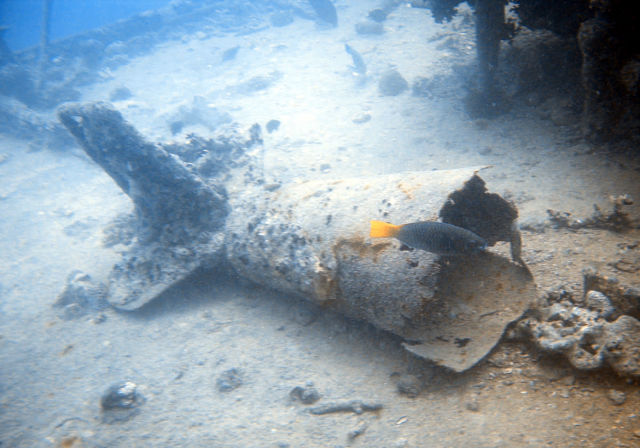
#> input picture data/uieb/reference/uieb_139img.png, 640 x 448 px; its folder holds only this picture in this run
$ python q2.py --input data/uieb/reference --output out
#> lines starting #> are read from the running program, lines starting #| are printed output that depends on the picture
"""
CENG 466 - THE1 - Question 2: Underwater image enhancement (UIEB dataset)

Student 1: Damla Paşaoğlu
Student 2: Ali AKın Duyar 2633147

Usage:
    python q2.py --input <folder of raw underwater images> --output <output folder>
Examples:
    python q2.py --input data/uieb/raw --output outputs/q2          (the given images)
    python q2.py --input test/uieb/raw --output test_outputs/q2     (the test images, after the deadline)
Outputs keep the input file names and sizes.

Develop, tune and report on the given pairs (data/uieb/raw, data/uieb/reference):
    python evaluate.py outputs/q2 data/uieb/reference
The test images are shared only AFTER submission: you must then run this
file UNCHANGED on them. Make sure it runs on any folder of images.

Rules:
  * enhance_underwater(): spatial-domain techniques only (no Fourier/wavelet, no
    machine learning, no neural networks or pretrained models). It may use simple
    statistics computed from the given references (e.g. a target histogram).
    Same pipeline and parameters for every image. It is re-used unchanged in Question 3.

Pipeline (all spatial domain):
    1. Red-channel compensation   -> undo the strong absorption of red light in water
    2. Underwater dehazing (UDCP) -> remove the fog caused by scattering
    3. Histogram specification    -> match the L*a*b* histograms of the given references
"""

import argparse
import os

import cv2
import numpy as np

# the given references, e.g. for a target histogram
GIVEN_REF = os.path.join(os.path.dirname(os.path.abspath(__file__)), "data", "uieb", "reference")

# ---- one fixed parameter set, used for every image (chosen with tune_q2.py) ----
RED_ALPHA = 1.0         # strength of red compensation
PATCH = 15              # dark-channel window size (pixels)
OMEGA = 0.60            # fraction of the haze removed (< 1 keeps a depth cue)
T_MIN = 0.45            # lower bound on transmission (limits noise amplification)
GF_R, GF_EPS = 30, 1e-3 # guided-filter radius / regularisation
HIST_BLEND = 0.6        # 0 = no specification, 1 = full specification

# ablation switch: put "red", "dehaze" and/or "hist" in here to disable a step
SKIP = set()


def _to_float(img):
    return img.astype(np.float32) / 255.0


def _to_uint8(img):
    return np.clip(img * 255.0 + 0.5, 0, 255).astype(np.uint8)


# ---------------------------------------------------------------------------
# Technique 1: red-channel compensation
# ---------------------------------------------------------------------------
def compensate_red(f, alpha=None):
    """
    Red light is absorbed fastest in water, green survives. Move some of the
    green signal into red:

        R_c = R + alpha * (mean_G - mean_R) * (1 - R) * G

    Controls against over-reddening:
      * proportional to G: red is added only where there is scene signal,
        and the noise in R is never multiplied;
      * (1 - R): pixels that are already red get almost nothing;
      * zero when red is not attenuated, and mean(R_c) can never exceed mean(G).
    """
    alpha = RED_ALPHA if alpha is None else alpha
    b, g, r = cv2.split(f)
    gap = float(g.mean() - r.mean())
    if gap <= 0:
        return f
    boost = gap * (1.0 - r) * g
    alpha = min(alpha, gap / (float(boost.mean()) + 1e-6))
    return cv2.merge([b, g, np.clip(r + alpha * boost, 0, 1)])


# ---------------------------------------------------------------------------
# Technique 2: dehazing with the underwater dark channel prior
# ---------------------------------------------------------------------------
def guided_filter(guide, p, r, eps):
    """Edge-preserving smoothing of p, steered by guide (box filters only)."""
    k = (2 * r + 1, 2 * r + 1)
    m = lambda x: cv2.boxFilter(x, -1, k)
    mI, mp = m(guide), m(p)
    a = (m(guide * p) - mI * mp) / (m(guide * guide) - mI * mI + eps)
    b = mp - a * mI
    return m(a) * guide + m(b)


def dehaze(f):
    """
    Scattering model:  I = J*t + A*(1 - t)
      J = clear scene, t = transmission, A = background (water) light.
    In a haze-free patch some channel is close to 0, so the patch minimum
    measures the haze. Red is dark everywhere underwater because of
    absorption, so only G and B are used (underwater dark channel prior).
    """
    kernel = cv2.getStructuringElement(cv2.MORPH_RECT, (PATCH, PATCH))
    dark = cv2.erode(np.minimum(f[:, :, 0], f[:, :, 1]), kernel)      # min filter

    # background light A: mean colour of the 0.1% haziest pixels
    n = max(1, dark.size // 1000)
    idx = np.argpartition(dark.ravel(), -n)[-n:]
    A = np.clip(f.reshape(-1, 3)[idx].mean(axis=0), 0.05, 1.0)

    # transmission, refined by a guided filter to avoid blocky halos
    norm = np.minimum(f[:, :, 0] / A[0], f[:, :, 1] / A[1])
    t = 1.0 - OMEGA * cv2.erode(norm, kernel)
    gray = cv2.cvtColor(f, cv2.COLOR_BGR2GRAY)
    t = np.clip(guided_filter(gray, t.astype(np.float32), GF_R, GF_EPS), T_MIN, 1.0)

    J = (f - A) / t[:, :, None] + A
    return np.clip(J, 0, 1)


# ---------------------------------------------------------------------------
# Technique 3: histogram specification to the given references
# ---------------------------------------------------------------------------
_TARGET = None   # cached in memory, computed once per run


def _lab_hist(img_u8):
    lab = cv2.cvtColor(img_u8, cv2.COLOR_BGR2LAB)
    return np.stack([np.bincount(lab[:, :, c].ravel(), minlength=256)
                     for c in range(3)]).astype(np.float64)


def load_target_hist():
    """Average normalised L*, a*, b* histograms of the GIVEN references
    (never the test references). Returns None if they are not available."""
    global _TARGET
    if _TARGET is None and os.path.isdir(GIVEN_REF):
        hists = []
        for name in sorted(os.listdir(GIVEN_REF)):
            ref = cv2.imread(os.path.join(GIVEN_REF, name), cv2.IMREAD_COLOR)
            if ref is not None:
                h = _lab_hist(ref)
                hists.append(h / h.sum(axis=1, keepdims=True))
        if hists:
            _TARGET = np.mean(hists, axis=0)
    return _TARGET


def _match_channel(ch, target_hist):
    """Textbook specification z = G^-1(T(r)), using the two CDFs."""
    src_cdf = np.cumsum(np.bincount(ch.ravel(), minlength=256)) / ch.size
    tgt_cdf = np.cumsum(target_hist) / target_hist.sum()
    lut = np.clip(np.searchsorted(tgt_cdf, src_cdf), 0, 255).astype(np.float32)
    return lut[ch]


def specify_histogram(f, target, beta=None):
    """
    L*     -> brightness / contrast like the references
    a*, b* -> colour distribution like the references (removes leftover cast)
    Blended with the input (beta) so each image keeps its own character.
    """
    beta = HIST_BLEND if beta is None else beta
    lab = cv2.cvtColor(_to_uint8(f), cv2.COLOR_BGR2LAB)
    out = lab.astype(np.float32)
    for c in range(3):
        out[:, :, c] = (1 - beta) * lab[:, :, c] + beta * _match_channel(lab[:, :, c], target[c])
    out = np.clip(out + 0.5, 0, 255).astype(np.uint8)
    return _to_float(cv2.cvtColor(out, cv2.COLOR_LAB2BGR))


# ---------------------------------------------------------------------------
def enhance_underwater(img):
    """
    img : uint8 array of shape (H, W, 3), BGR (as read by cv2.imread)
    returns : uint8 array of shape (H, W, 3), BGR

    Combine at least THREE spatial-domain techniques. Write each technique
    as a separate helper function so that it is easy to follow.
    """
    f = _to_float(img)
    if "red" not in SKIP:
        f = compensate_red(f)          # 1. absorption
    if "dehaze" not in SKIP:
        f = dehaze(f)                  # 2. scattering
    if "hist" not in SKIP:
        target = load_target_hist()
        if target is not None:         # skipped only if data/uieb/reference is missing
            f = specify_histogram(f, target, beta= 0.7)
    return _to_uint8(f)


def run(fn, in_dir, out_dir):
    os.makedirs(out_dir, exist_ok=True)
    for name in sorted(os.listdir(in_dir)):
        img = cv2.imread(os.path.join(in_dir, name), cv2.IMREAD_COLOR)
        if img is None:
            continue
        cv2.imwrite(os.path.join(out_dir, name), fn(img))
        print(f"saved {os.path.join(out_dir, name)}")


def main():
    ap = argparse.ArgumentParser()
    ap.add_argument("--input", required=True, help="folder of raw underwater images")
    ap.add_argument("--output", required=True, help="output folder")
    args = ap.parse_args()
    run(enhance_underwater, args.input, args.output)
#> in run, img is the input picture: shape (448, 640, 3); mean B, G, R 167.6, 156.3, 140.2
#> in compensate_red, `b, g, r = cv2.split(f)`:
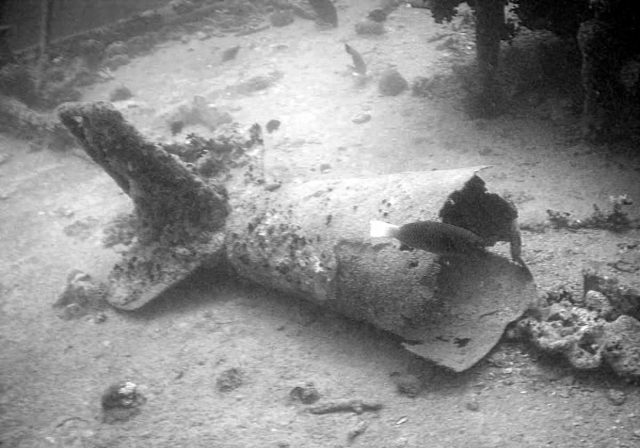
#> r: shape (448, 640) float32; min 0, max 1, mean 0.55
#> in compensate_red, `gap = float(g.mean() - r.mean())`: gap = 0.063
#> in compensate_red, `boost = gap * (1.0 - r) * g`:
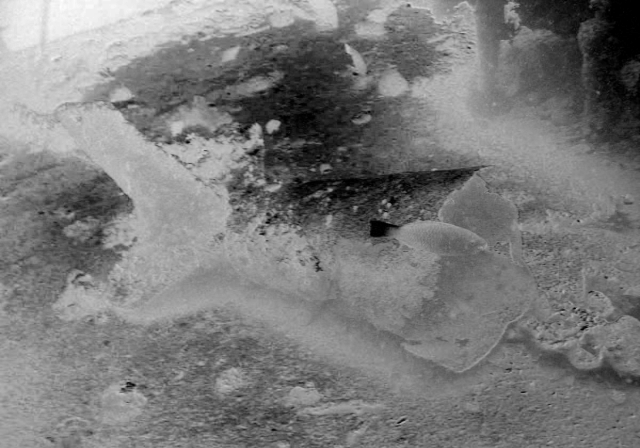
#> boost: shape (448, 640) float32; min 0, max 0.0293, mean 0.0141; drawn with min black and max white
#> in compensate_red, `alpha = min(alpha, gap / (float(boost.mean()) + 1e-6))`: alpha = 1
#> in dehaze, `dark = cv2.erode(np.minimum(f[:, :, 0], f[:, :, 1]), kernel)`:
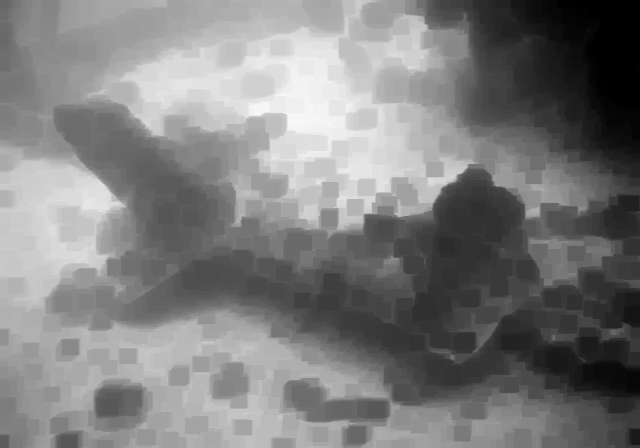
#> dark: shape (448, 640) float32; min 0, max 0.973, mean 0.494
#> in dehaze, `idx = np.argpartition(dark.ravel(), -n)[-n:]`: idx = 286 values, max 80970 at index 0, min 55345 at index 39, mean 74765.9
#> in dehaze, `A = np.clip(f.reshape(-1, 3)[idx].mean(axis=0), 0.05, 1.0)`: A = [0.991, 0.992, 0.967]
#> in guided_filter, `mI, mp = m(guide), m(p)`:
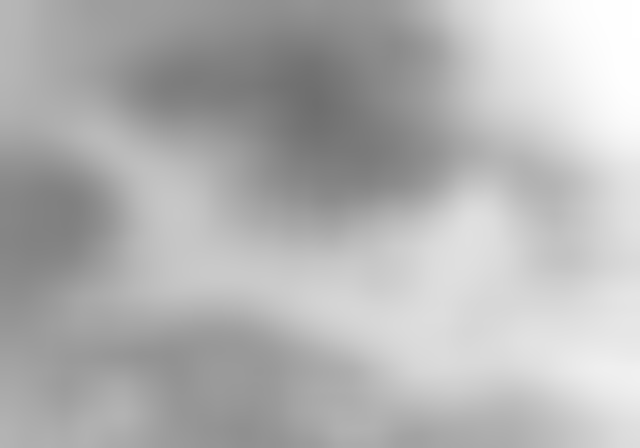
#> mp: shape (448, 640) float32; min 0.434, max 1, mean 0.701
#> in guided_filter, `a = (m(guide * p) - mI * mp) / (m(guide * guide) - mI * mI + eps)`:
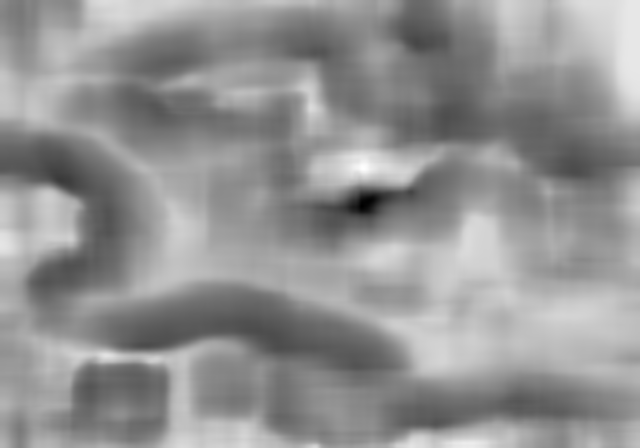
#> a: shape (448, 640) float32; min -0.858, max 0.0852, mean -0.314; drawn with min black and max white
#> in guided_filter, `b = mp - a * mI`:
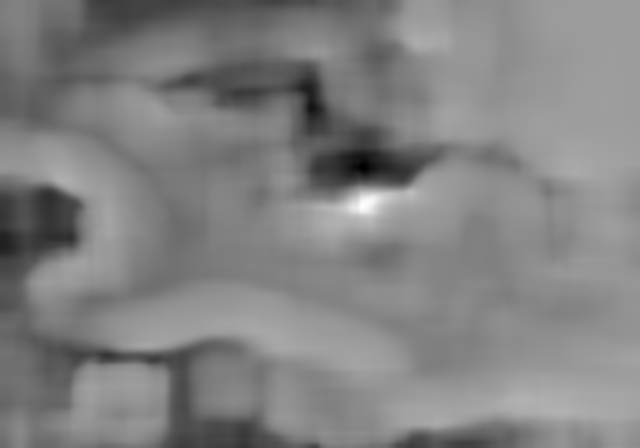
#> b: shape (448, 640) float32; min 0.415, max 1.37, mean 0.9; drawn with min black and max white
#> in _lab_hist, `lab = cv2.cvtColor(img_u8, cv2.COLOR_BGR2LAB)`: lab: shape (448, 640, 3); mean of channels 0, 1, 2 160.4, 125.8, 120.4
#> in specify_histogram, `lab = cv2.cvtColor(_to_uint8(f), cv2.COLOR_BGR2LAB)`: lab: shape (448, 640, 3); mean of channels 0, 1, 2 131.4, 128.4, 116.9
#> in specify_histogram, `out = lab.astype(np.float32)`: out: shape (448, 640, 3) float32; mean of channels 0, 1, 2 131.4, 128.4, 116.9
#> after the loop in specify_histogram, `for c in range(3):`: out: shape (448, 640, 3) float32; mean of channels 0, 1, 2 152, 126.7, 119.7
#> in specify_histogram, `out = np.clip(out + 0.5, 0, 255).astype(np.uint8)`: out: shape (448, 640, 3); mean of channels 0, 1, 2 152.1, 126.9, 119.7
#> in _to_float (call 2), `return img.astype(np.float32) / 255.0`:
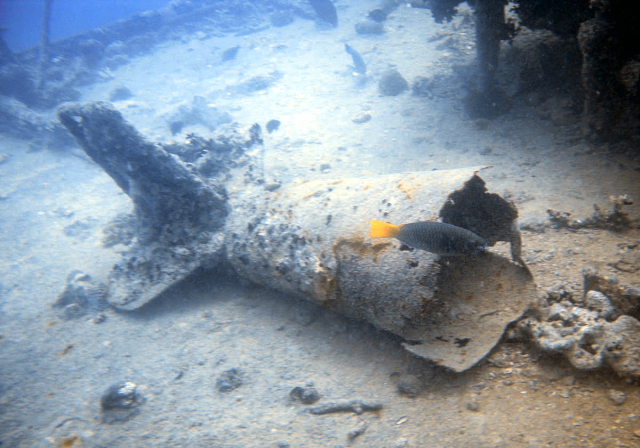
#> returned value: shape (448, 640, 3) float32; mean of channels 0, 1, 2 0.629, 0.578, 0.523; drawn as B, G, R


if __name__ == "__main__":
    main()

$ run again, on data/uieb/reference/uieb_615img.png
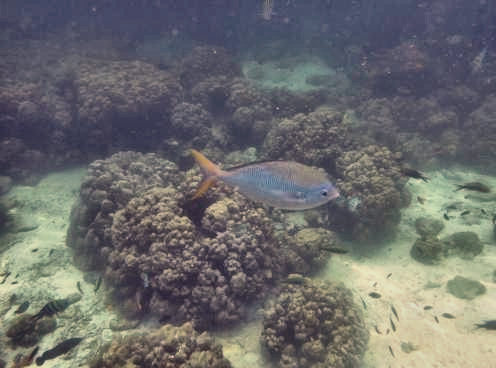
#> input picture data/uieb/reference/uieb_615img.png, 496 x 368 px
#> in run, img is the input picture: shape (368, 496, 3); mean B, G, R 107.9, 107.5, 107.2
#> gap = 0.00129
#> alpha = 1
#> in dehaze, `dark = cv2.erode(np.minimum(f[:, :, 0], f[:, :, 1]), kernel)`:
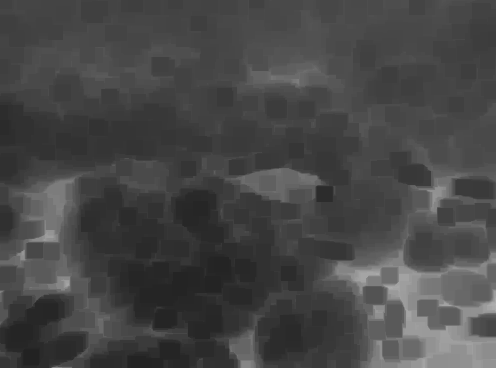
#> dark: shape (368, 496) float32; min 0.133, max 0.694, mean 0.278
#> idx = 182 values, max 182456 at index 110, min 135279 at index 97, mean 144859.4
#> A = [0.727, 0.861, 0.882]
#> in dehaze, `J = (f - A) / t[:, :, None] + A`:
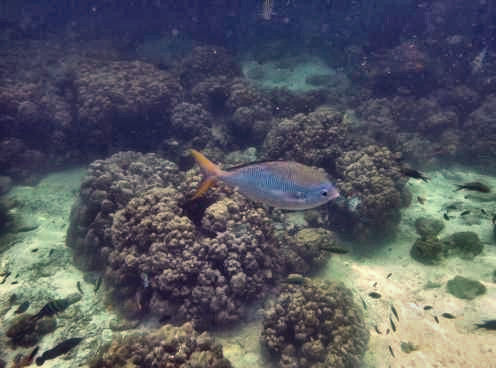
#> J: shape (368, 496, 3) float32; mean B, G, R 0.354, 0.323, 0.315; drawn with min black and max white

$ run again, on data/uieb/reference/uieb_683img.png
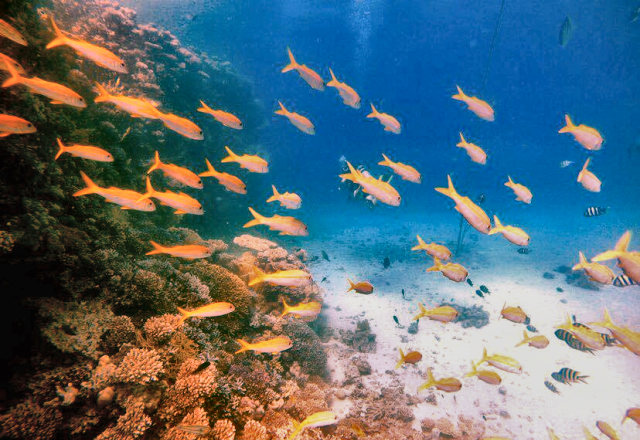
#> input picture data/uieb/reference/uieb_683img.png, 640 x 440 px
#> in run, img is the input picture: shape (440, 640, 3); mean B, G, R 120.1, 110.2, 88.4
#> gap = 0.0854
#> alpha = 1
#> in dehaze, `dark = cv2.erode(np.minimum(f[:, :, 0], f[:, :, 1]), kernel)`:
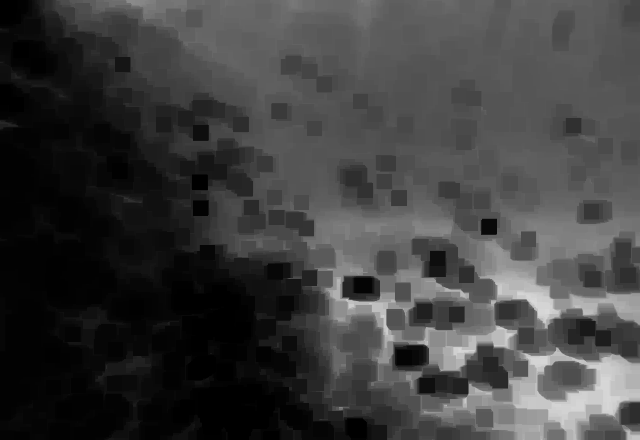
#> dark: shape (440, 640) float32; min 0, max 0.855, mean 0.245
#> idx = 281 values, max 261728 at index 137, min 188039 at index 10, mean 232201.6
#> A = [0.86, 0.867, 0.878]
#> in _to_float (call 2), `return img.astype(np.float32) / 255.0`:
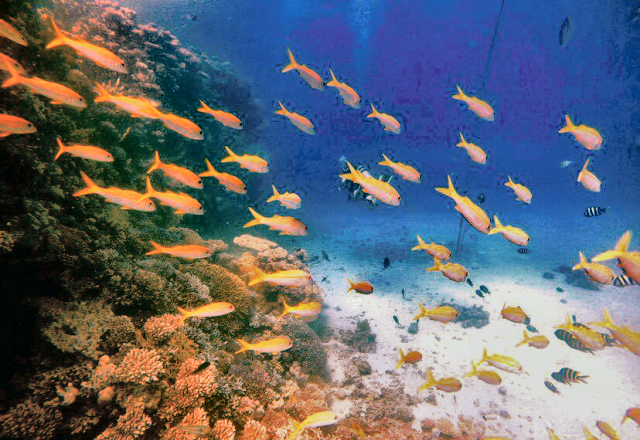
#> returned value: shape (440, 640, 3) float32; mean of channels 0, 1, 2 0.456, 0.412, 0.386; drawn as B, G, R

$ run again, on data/uieb/reference/uieb_702img.png
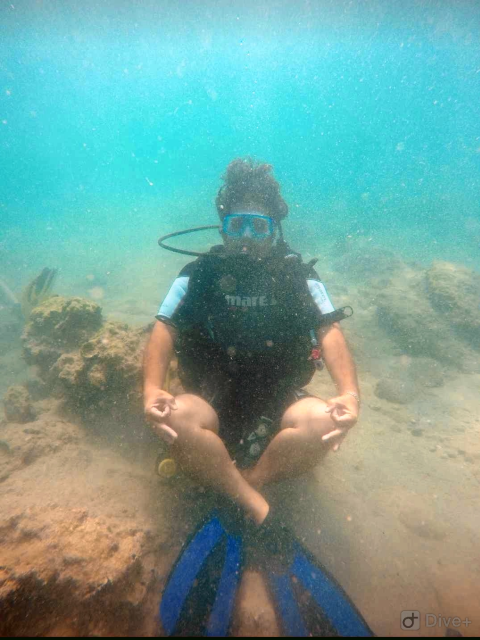
#> input picture data/uieb/reference/uieb_702img.png, 480 x 640 px
#> in run, img is the input picture: shape (640, 480, 3); mean B, G, R 152.5, 161, 116.2
#> gap = 0.176
#> alpha = 1
#> idx = 307 values, max 30887 at index 207, min 22828 at index 196, mean 27407.9
#> A = [0.985, 0.936, 0.594]
#> in _to_float (call 2), `return img.astype(np.float32) / 255.0`:
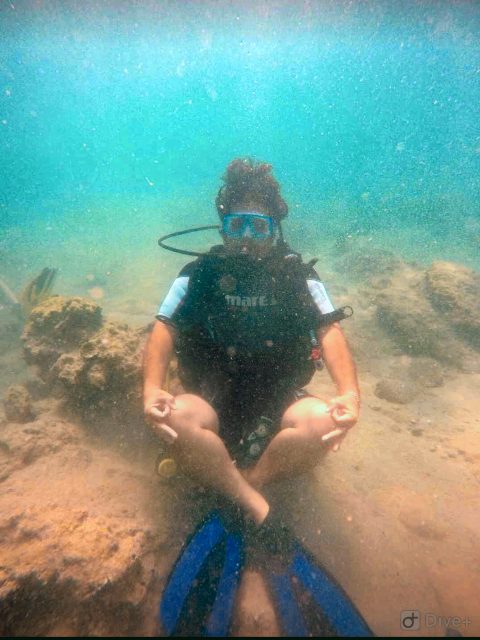
#> returned value: shape (640, 480, 3) float32; mean of channels 0, 1, 2 0.559, 0.604, 0.471; drawn as B, G, R
